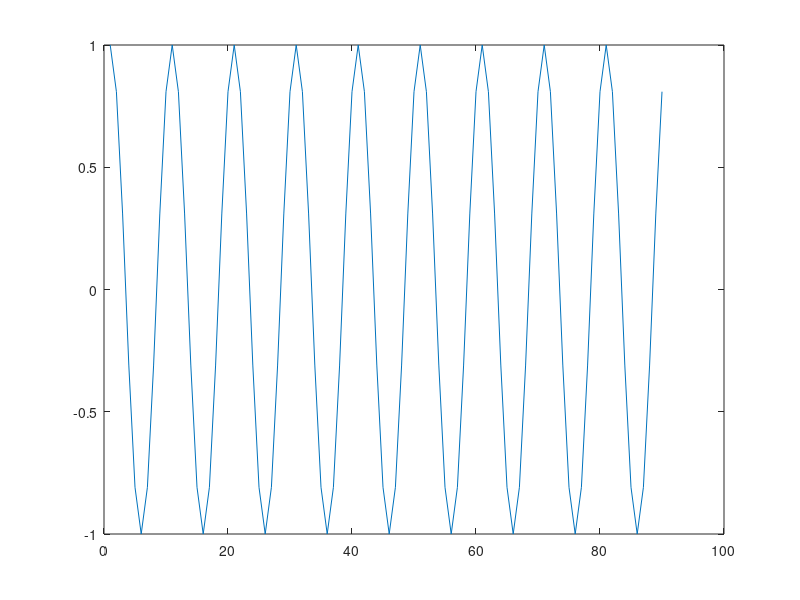
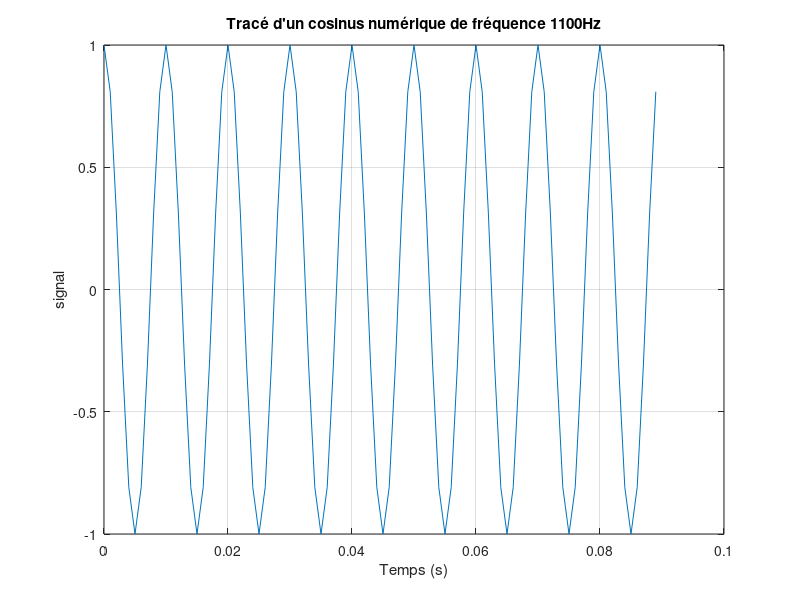

These figures' MATLAB source, in order:
%%%%%%%%%%%%%%%%%%%%%%%%%%%%%%%%%%%%%%%%%%%%%%%%%%%%%%%%%%%%%%%%%%%%%%%%%%
%               TP1 de Traitement Numérique du Signal
%                   SCIENCES DU NUMERIQUE 1A
%                       Fevrier 2024 
%                        Prénom Nom
%%%%%%%%%%%%%%%%%%%%%%%%%%%%%%%%%%%%%%%%%%%%%%%%%%%%%%%%%%%%%%%%%%%%%%%%%%

clear all
close all

%%%%%%%%%%%%%%%%%%%%%%%%%%%%%%%%%%%%%%%%%%%%%%%%%%%%%%%%%%%%%%%%%%%%%%%%%%
%PARAMETRES GENERAUX
%%%%%%%%%%%%%%%%%%%%%%%%%%%%%%%%%%%%%%%%%%%%%%%%%%%%%%%%%%%%%%%%%%%%%%%%%%
A = 1;                    % Amplitude du cosinus
f0 = 1100;                % Fréquence du cosinus en Hz
T0 = 1/f0;                % Période du cosinus en secondes
N = 90;                   % Nombre d'échantillons souhaités pour le cosinus
Fe = 1000;               % Fréquence d'échantillonnage en Hz
Te = 1/Fe;                % Période d'échantillonnage en secondes
SNR = "à completer";      % SNR souhaité en dB pour le cosinus bruité


%%%%%%%%%%%%%%%%%%%%%%%%%%%%%%%%%%%%%%%%%%%%%%%%%%%%%%%%%%%%%%%%%%%%%%%%%%
%GENERATION DU COSINUS NUMERIQUE
%%%%%%%%%%%%%%%%%%%%%%%%%%%%%%%%%%%%%%%%%%%%%%%%%%%%%%%%%%%%%%%%%%%%%%%%%%
%Définition de l'échelle temporelle
temps = 0:Te:(N-1)*Te;
%Génération de N échantillons de cosinus à la fréquence f0
x = A*cos(2*pi*f0*temps);

%%%%%%%%%%%%%%%%%%%%%%%%%%%%%%%%%%%%%%%%%%%%%%%%%%%%%%%%%%%%%%%%%%%%%%%%%%
%TRACE DU COSINUS NUMERIQUE
%%%%%%%%%%%%%%%%%%%%%%%%%%%%%%%%%%%%%%%%%%%%%%%%%%%%%%%%%%%%%%%%%%%%%%%%%%
%Sans se préoccuper de l'échelle temporelle
figure
plot(x)

%Tracé avec une échelle temporelle en secondes
%des labels sur les axes et un titre (utilisation de xlabel, ylabel et
%title)
figure
plot(temps, x);
grid
xlabel('Temps (s)')
ylabel('signal')
title(['Tracé d''un cosinus numérique de fréquence ' num2str(f0) 'Hz']);


